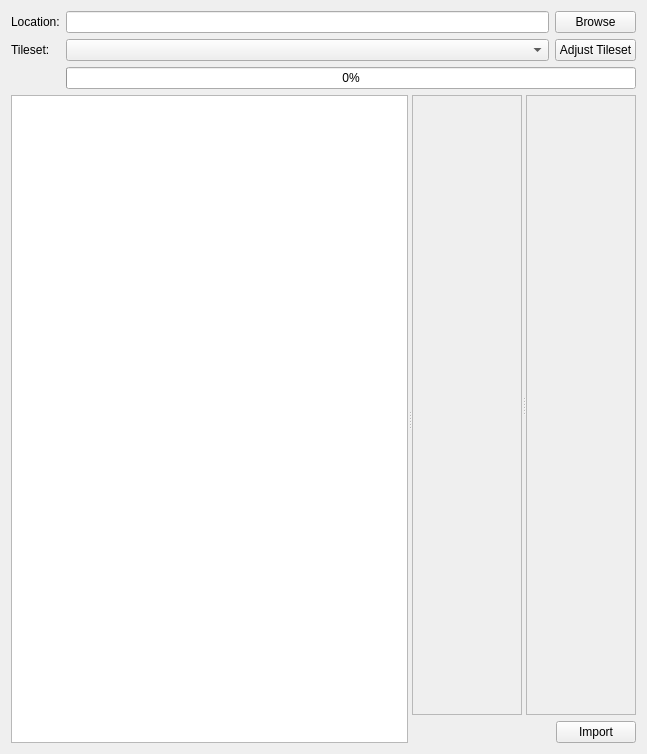
<?xml version="1.0" encoding="UTF-8"?>
<ui version="4.0">
 <class>ImportDialog</class>
 <widget class="QWidget" name="ImportDialog">
  <property name="windowModality">
   <enum>Qt::ApplicationModal</enum>
  </property>
  <property name="geometry">
   <rect>
    <x>0</x>
    <y>0</y>
    <width>647</width>
    <height>754</height>
   </rect>
  </property>
  <property name="windowTitle">
   <string>Import Map</string>
  </property>
  <layout class="QGridLayout" name="gridLayout_5">
   <item row="1" column="0">
    <widget class="QSplitter" name="splitter_2">
     <property name="orientation">
      <enum>Qt::Horizontal</enum>
     </property>
     <widget class="QTreeWidget" name="treeWidget">
      <attribute name="headerVisible">
       <bool>false</bool>
      </attribute>
      <column>
       <property name="text">
        <string>name</string>
       </property>
      </column>
      <column>
       <property name="text">
        <string>order</string>
       </property>
      </column>
      <column>
       <property name="text">
        <string>id</string>
       </property>
      </column>
     </widget>
     <widget class="QWidget" name="widget" native="true">
      <layout class="QGridLayout" name="gridLayout_3">
       <item row="0" column="0">
        <widget class="QSplitter" name="splitter">
         <property name="orientation">
          <enum>Qt::Horizontal</enum>
         </property>
         <widget class="QScrollArea" name="scrollArea">
          <property name="widgetResizable">
           <bool>true</bool>
          </property>
          <widget class="QWidget" name="scrollAreaWidgetContents">
           <property name="geometry">
            <rect>
             <x>0</x>
             <y>0</y>
             <width>122</width>
             <height>570</height>
            </rect>
           </property>
           <layout class="QGridLayout" name="gridLayout_2">
            <item row="0" column="0">
             <widget class="QLabel" name="label_before">
              <property name="text">
               <string/>
              </property>
             </widget>
            </item>
           </layout>
          </widget>
         </widget>
         <widget class="QScrollArea" name="scrollArea_2">
          <property name="widgetResizable">
           <bool>true</bool>
          </property>
          <widget class="QWidget" name="scrollAreaWidgetContents_2">
           <property name="geometry">
            <rect>
             <x>0</x>
             <y>0</y>
             <width>121</width>
             <height>570</height>
            </rect>
           </property>
           <layout class="QGridLayout" name="gridLayout_4">
            <item row="0" column="0">
             <widget class="QLabel" name="label_after">
              <property name="text">
               <string/>
              </property>
             </widget>
            </item>
           </layout>
          </widget>
         </widget>
        </widget>
       </item>
       <item row="1" column="0">
        <layout class="QGridLayout" name="gridLayout_6">
         <item row="0" column="1">
          <widget class="QPushButton" name="button_import">
           <property name="text">
            <string>Import</string>
           </property>
          </widget>
         </item>
         <item row="0" column="0">
          <spacer name="horizontalSpacer">
           <property name="orientation">
            <enum>Qt::Horizontal</enum>
           </property>
           <property name="sizeHint" stdset="0">
            <size>
             <width>40</width>
             <height>20</height>
            </size>
           </property>
          </spacer>
         </item>
        </layout>
       </item>
       <item row="0" column="1">
        <spacer name="verticalSpacer_2">
         <property name="orientation">
          <enum>Qt::Vertical</enum>
         </property>
         <property name="sizeHint" stdset="0">
          <size>
           <width>0</width>
           <height>40</height>
          </size>
         </property>
        </spacer>
       </item>
      </layout>
     </widget>
    </widget>
   </item>
   <item row="1" column="1">
    <spacer name="verticalSpacer">
     <property name="orientation">
      <enum>Qt::Vertical</enum>
     </property>
     <property name="sizeHint" stdset="0">
      <size>
       <width>0</width>
       <height>40</height>
      </size>
     </property>
    </spacer>
   </item>
   <item row="0" column="0">
    <layout class="QGridLayout" name="gridLayout">
     <item row="1" column="1">
      <widget class="QComboBox" name="combo_tileset"/>
     </item>
     <item row="0" column="0">
      <widget class="QLabel" name="label">
       <property name="text">
        <string>Location:</string>
       </property>
      </widget>
     </item>
     <item row="1" column="2">
      <widget class="QPushButton" name="button_adjust">
       <property name="text">
        <string>Adjust Tileset</string>
       </property>
      </widget>
     </item>
     <item row="0" column="2">
      <widget class="QPushButton" name="button_browse">
       <property name="text">
        <string>Browse</string>
       </property>
      </widget>
     </item>
     <item row="0" column="1">
      <widget class="QLineEdit" name="line_location"/>
     </item>
     <item row="1" column="0">
      <widget class="QLabel" name="label_2">
       <property name="text">
        <string>Tileset:</string>
       </property>
      </widget>
     </item>
     <item row="2" column="1" colspan="2">
      <widget class="QProgressBar" name="progressBar">
       <property name="value">
        <number>0</number>
       </property>
      </widget>
     </item>
    </layout>
   </item>
  </layout>
 </widget>
 <resources/>
 <connections/>
</ui>
